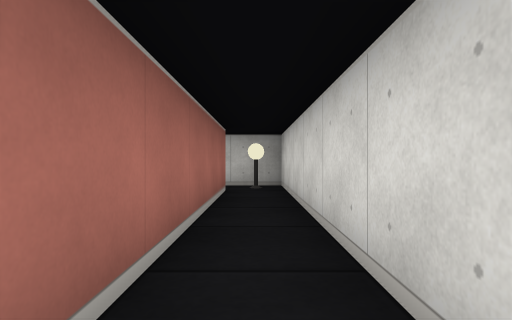
view 1 (above)

13 first-person views from a walk through a cub3D ray-caster map. The camera is about half as high as the walls, looks level and sees 75° across. The floor is counted in squares. Each view is taken from the middle of a square. On the plan, view 1 faces up. The plan holds only what a view shows up to about 9 squares ahead; the rest is blank.

view 2
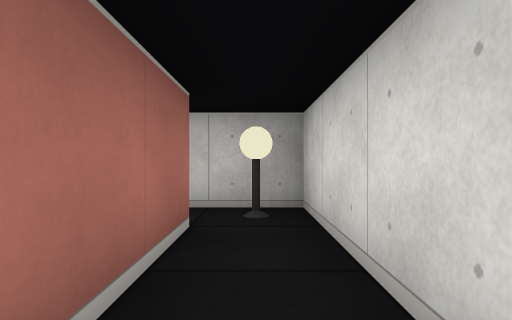

view 3
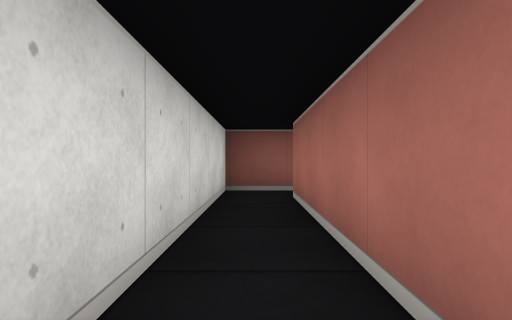

view 4
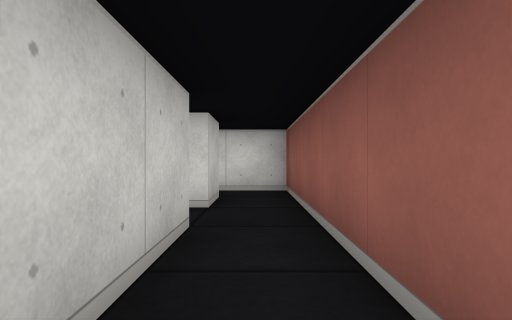

view 5
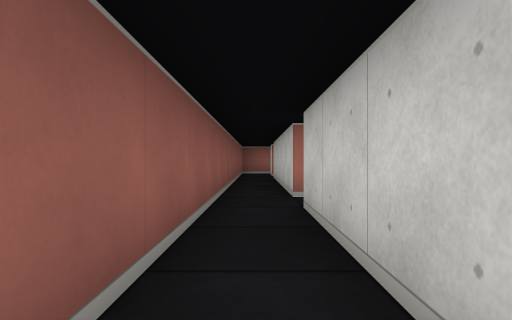

view 6
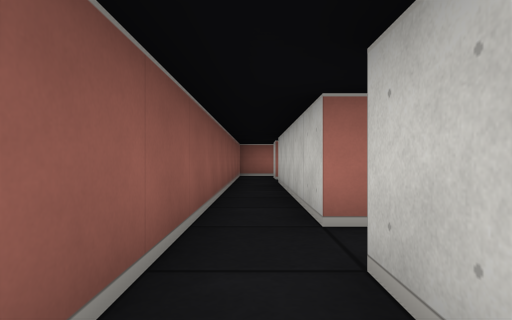

view 7
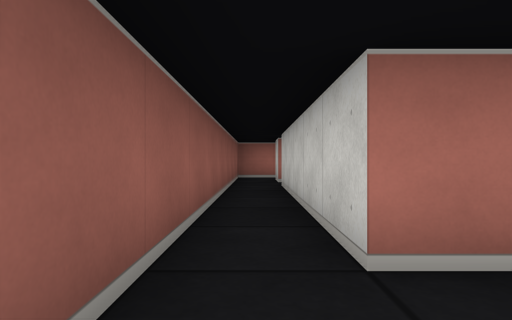

view 8
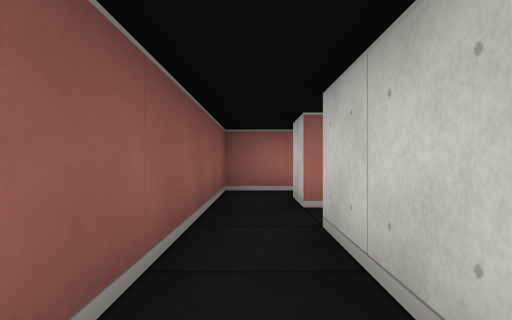

view 9
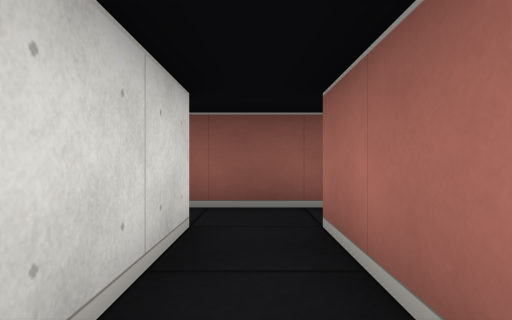

view 10
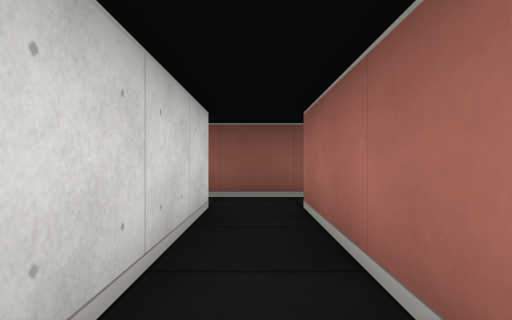

view 11
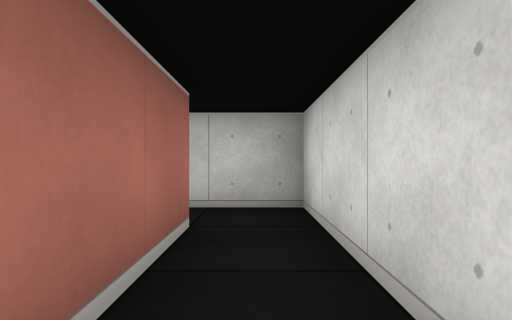

view 12
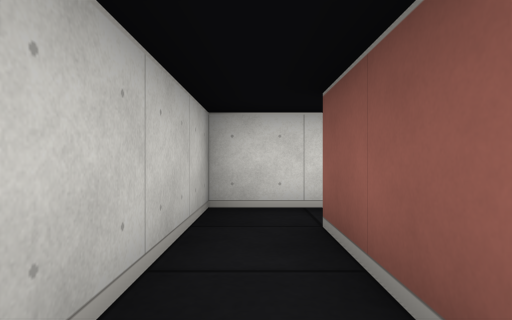

view 13
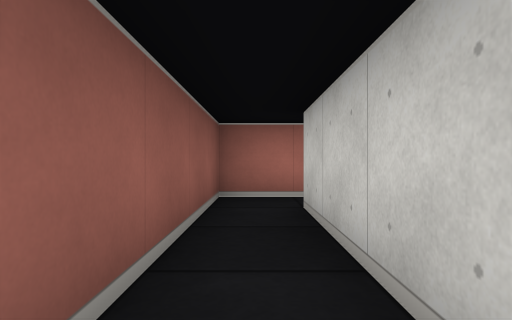

### Floor plan
Ten units are one square. View 1 is at (0, 0); x grows to the right and y downward. Boxes are objects, and circles mark ways between rooms. Rooms are numbered by the first view taken in them; rooms with no view inside come last. Other rooms are left out.
<svg viewBox="-160 -70 170 80">
<path fill="none" stroke="#000" d="M-5 -55 -5 -5 -15 -5M-15 5 5 5 5 -65 -8 -65M-65 -5 -115 -5M-125 -5 -135 -5M-135 5 -15 5M-25 -5 -55 -5M-155 -35 -125 -35 -125 -5M-115 -5 -115 -45 -155 -45M-145 -6 -145 5 -135 5"/>
<rect x="-5" y="-65" width="10" height="10" fill="#bbb"><title>lamp</title></rect>
<circle cx="-10" cy="0" r="3" fill="#2a7"/>
<circle cx="-120" cy="0" r="3" fill="#2a7"/>
<circle cx="-130" cy="0" r="3" fill="#2a7"/>
<text x="0" y="-30">1</text>
<text x="-80" y="0">2</text>
<text x="-130" y="-40">3</text>
<text x="-140" y="0">4</text>
</svg>
Room 1 opens to room 2. Room 2 opens to room 3. Room 2 opens to room 4.

Where each view was taken, in squares from view 1:
view 1: 0 up, 0 right, facing up
view 2: 3 up, 0 right, facing up
view 3: 5 up, 0 right, facing down
view 4: 0 up, 5 left, facing right
view 5: 0 up, 2 left, facing left
view 6: 0 up, 4 left, facing left
view 7: 0 up, 5 left, facing left
view 8: 0 up, 9 left, facing left
view 9: 3 up, 12 left, facing down
view 10: 4 up, 12 left, facing down
view 11: 1 up, 12 left, facing up
view 12: 4 up, 15 left, facing right
view 13: 4 up, 12 left, facing left
